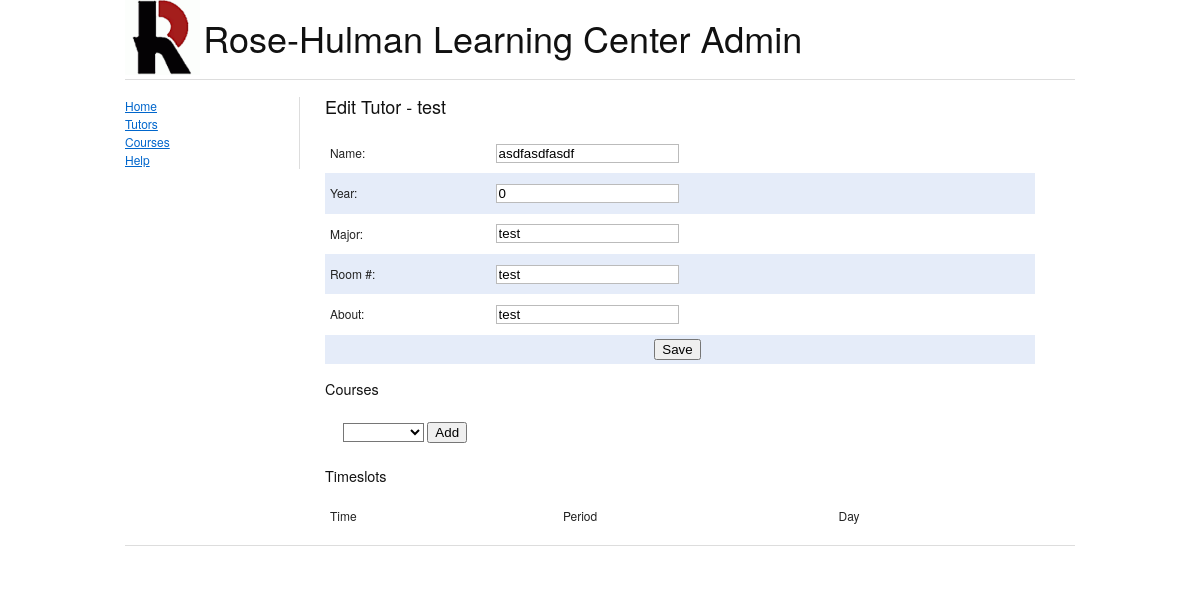
Screenshot of /site/admin/index.php?page=edit_tutor&tutor_id=test with the database file from the repository.
### tables this page shows
CREATE TABLE IF NOT EXISTS `tutor` (
  `name` varchar(50) DEFAULT NULL,
  `year` int(4) DEFAULT NULL,
  `TID` varchar(50) NOT NULL DEFAULT '',
  `major` varchar(50) DEFAULT NULL,
  `Room_Number` varchar(50) DEFAULT NULL,
  `about_tutor` varchar(500) DEFAULT NULL,
  PRIMARY KEY (`TID`)
);

### db_con.php (called while the page is built)
<?php
	function getDBCon() {
		$host = "localhost:3306";
		$username = "root";
		$password = "LearningCenter";
		$db_name = "lcwebapp";
		return new mysqli($host, $username, $password, $db_name);
	}
?>

### tutor_controller.php (called while the page is built, shortened)
<?php
	include_once("course_controller.php");
	function get_tutor_by_id($mysqli, $tutor_id)
	{
		$result = $mysqli->query("SELECT tutor.TID, tutor.name, tutor.year, tutor.major, tutor.Room_Number, tutor.about_tutor FROM tutor WHERE tutor.TID = '" . $tutor_id . "'");
		$tutor_object = $result->fetch_object("tutor");
		return $tutor_object;
	}
	function get_tutor_courses_tutored($mysqli, $tutor_id)
	{
		$result = $mysqli->query("SELECT course.CID, course.department, course.course_number, course.course_description FROM course INNER JOIN tutor_course ON (course.CID = tutor_course.CID ) WHERE tutor_course.TID = '" . $tutor_id . "'");
		$results_array = array();
		return $results_array;
	}
?>

### course_controller.php (called while the page is built, shortened)
<?php
	function get_courses_by_crn($mysqli, $course_number)
	{
		$result = $mysqli->query("SELECT CID, department, course_number, course_description FROM course WHERE course_number LIKE '%" . $course_number . "%'");
		$results_array = array();
		while($result_obj = $result->fetch_object("Course"))
		{
			array_push($results_array, $result_obj);
		}
		return $results_array;
	}
?>

### site/admin/pages/edit_tutor.php (the view, shortened to what this page needs)
<?php
require_once("../../tutor_controller.php");
require_once("display_admin.php");
if(isset($_GET['tutor_id']))
   $tutor = get_tutor_by_id(getDBCon(),$_GET['tutor_id']);
?>
<div>
<h3>Edit Tutor - <?php echo($tutor->TID); ?></h3>
<form method="post" action="index.php?page=save_tutor">
<table>
<?php display_edit_tutor($tutor); ?>
</table>
</form>
<h4>Courses</h4>
<?php
$all_courses = get_courses_by_crn($mysqli, "");
$courses = get_tutor_courses_tutored($mysqli, $tutor->TID);
?>
<ul>
<select name="courses">
<option value=""></option>
<?php
foreach(array_diff($all_courses,$courses) as $course) {
	echo("<option value=\"" . $course->CID . "\">" . $course->course_number . "</option>");
}
?>
</select>
<input type="button" name="add" value="Add" />
</ul>
<h4>Timeslots</h4>
<table>
<tr><td>Time</td><td>Period</td><td>Day</td></tr>
</table>
</div>

### site/admin/pages/display_admin.php (shortened to what this page needs)
<?php
function display_edit_tutor($tutor) {
	echo("
	<tr><td>Name:</td><td><input type=\"text\" name=\"name\" value=\"" . $tutor->name . "\" /></td></tr>
	<tr><td>Year:</td><td><input type=\"text\" name=\"year\" value=\"" . $tutor->year . "\" /></td></tr>
	<tr><td>Major:</td><td><input type=\"text\" name=\"major\" value=\"" . $tutor->major . "\" /></td></tr>
	<tr><td>Room #:</td><td><input type=\"text\" name=\"room_number\" value=\"" . $tutor->Room_Number . "\" /></td></tr>
	<tr><td>About:</td><td><input type=\"text\" name=\"about\" value=\"" . $tutor->about_tutor . "\" /></td></tr>
	<tr><td colspan=\"2\" style=\"text-align:center\"><input type=\"submit\" value=\"Save\" /></td></tr>
	");
}
?>

### site/css/blueprint/screen.css (style rules this page uses)
html { margin:0;padding:0;border:0; }
body, div, span, object, iframe, h1, h2, h3, h4, h5, h6, p, blockquote, pre, a, abbr, acronym, address, code, del, dfn, em, img, q, dl, dt, dd, ol, ul, li, fieldset, form, label, legend, table, caption, tbody, tfoot, thead, tr, th, td, article, aside, dialog, figure, footer, header, hgroup, nav, section { margin:0;padding:0;border:0;font-size:100%;font:inherit;vertical-align:baseline; }
body { line-height:1.5;background:white; }
table { border-collapse:separate;border-spacing:0; }
caption, th, td { text-align:left;font-weight:normal;float:none !important; }
table, th, td { vertical-align:middle; }
html { font-size:100.01%; }
body { font-size:75%;color:#222;background:#fff;font-family:"Helvetica Neue", Arial, Helvetica, sans-serif; }
h1, h2, h3, h4, h5, h6 { font-weight:normal;color:#111; }
h3 { font-size:1.5em;line-height:1;margin-bottom:1em; }
h4 { font-size:1.2em;line-height:1.25;margin-bottom:1.25em; }
ul, ol { margin:0 1.5em 1.5em 0;padding-left:1.5em; }
ul { list-style-type:disc; }
table { margin-bottom:1.4em;width:100%; }
th, td, caption { padding:4px 10px 4px 5px; }
tbody tr:nth-child(even) td, tbody tr.even td { background:#e5ecf9; }
input[type=text], input[type=password], input[type=url], input[type=email], input.text, input.title, textarea { background-color:#fff;border:1px solid #bbb;color:#000; }
select { background-color:#fff;border-width:1px;border-style:solid; }
input[type=text], input[type=password], input[type=url], input[type=email], input.text, input.title, textarea, select { margin:0.5em 0; }

### site/css/blueprint/print.css (style rules this page uses)
body { line-height:1.5;font-family:"Helvetica Neue", Arial, Helvetica, sans-serif;color:#000;background:none;font-size:10pt; }
h1, h2, h3, h4, h5, h6 { font-family:"Helvetica Neue", Arial, "Lucida Grande", sans-serif; }

### rows the page displays
tutor: TID "test", name "asdfasdfasdf", year "0", major "test", room_number "test", about "test"
